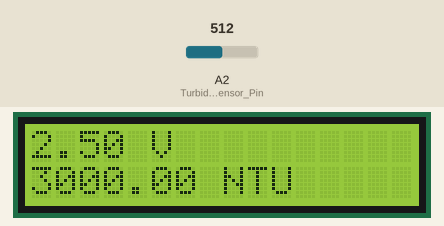
The sketch below on a simulated Arduino Uno, built with avr-gcc and run on an emulated ATmega328P. Shown: 16×2 character LCD. The inputs (shaded band) are chosen by the test bench; at power-on: A2 (Turbidity_Sensor_Pin) = 512.

Above: at 1.2 s.
1.3 s: A2 (Turbidity_Sensor_Pin) set to 716
At 1.8 s:
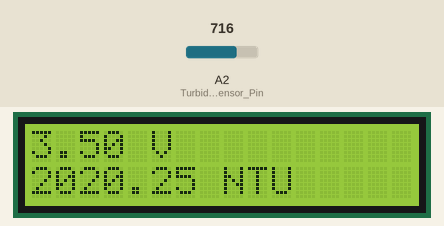
2.9 s: A2 (Turbidity_Sensor_Pin) set to 900
At 3.5 s:
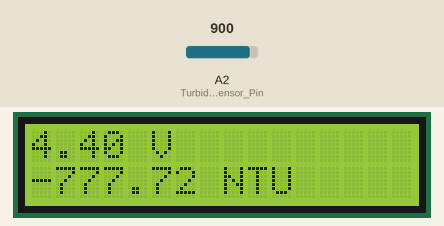
4.5 s: A2 (Turbidity_Sensor_Pin) set to 1023
At 5.7 s:
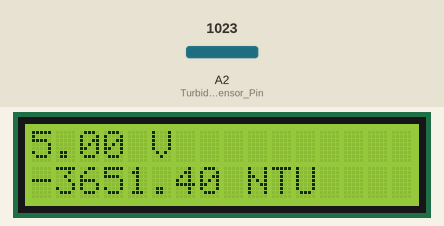
Timing chart, 0 to 7.5 s (numbered marks = the images above; inputs shaded):
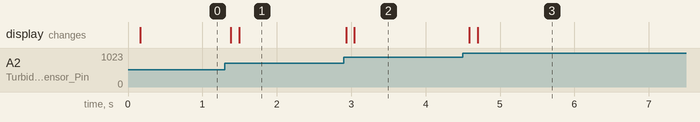

Measured:
- after the input at 1.3 s, the display: first changes after 0.08 s (image 1 shows a later state)
- after the input at 2.9 s, the display: first changes at once (image 2 shows a later state)
- after the input at 4.5 s, the display: first changes after 0.09 s (image 3 shows a later state)

The sketch:

Turbidity_Sensor.ino
```cpp
#include <LiquidCrystal.h>
LiquidCrystal lcd(13,12,11,10,9,8);

int Turbidity_Sensor_Pin = A2;
float Turbidity_Sensor_Voltage;
int samples = 600;
float ntu; // Nephelometric Turbidity Units


void setup()
{
  lcd.begin(16,2);
  Serial.begin(9600); // for debugging purposes
  pinMode(Turbidity_Sensor_Pin, INPUT);

  lcd.home();
}

void loop()
{

    Turbidity_Sensor_Voltage = 0;
    /* its good to take some samples and take the average value. This can be quite handy
     *  in situations when the values fluctuates a bit. This way you can take the average value
     *  i am going to take 600 samples
     */
    for(int i=0; i<samples; i++)
    {
        Turbidity_Sensor_Voltage += ((float)analogRead(Turbidity_Sensor_Pin)/1023)*5;
    }

    Turbidity_Sensor_Voltage = Turbidity_Sensor_Voltage/samples;
    // uncomment the following two statments to check the voltage.
    // if you see any variations, take necessary steps to correct them
    // once you are satisfied with the voltage value then again you can comment these lines

    //Serial.println("Voltage:");
    //Serial.println(Turbidity_Sensor_Voltage);

    Turbidity_Sensor_Voltage = round_to_dp(Turbidity_Sensor_Voltage,2);
    if(Turbidity_Sensor_Voltage < 2.5){
      ntu = 3000;
    }else{
      ntu = -1120.4*square(Turbidity_Sensor_Voltage)+ 5742.3*Turbidity_Sensor_Voltage - 4352.9;
    }
    lcd.clear();
    lcd.setCursor(0,0);
    lcd.print(Turbidity_Sensor_Voltage);
    lcd.print(" V");

    lcd.setCursor(0,1);
    lcd.print(ntu);
    lcd.print(" NTU");
    delay(10);
}

float round_to_dp( float in_value, int decimal_place )
{
  float multiplier = powf( 10.0f, decimal_place );
  in_value = roundf( in_value * multiplier ) / multiplier;
  return in_value;
}
```
